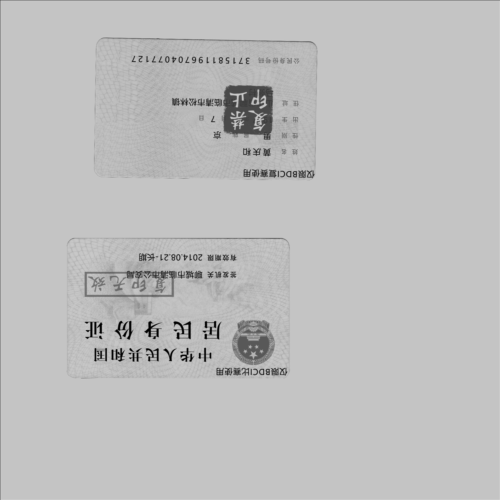
#> input picture images/00abd04bd86a4dcb89daecb3753f5981.jpg, 1000 x 1000 px (shown at 1/2 size)
$ python -i location_card.py   (imports and definitions only)   (older library calls are emulated)
#> lines starting #> are read from the running program, lines starting #| are printed output that depends on the picture; after the words box and inside, x2 and y2 are one past the last pixel; in counts of white or black regions, pixels touching at a corner belong together
#> further down, picture is the input picture: shape (1000, 1000, 3); min 0, max 216, mean 189.9
#coding=utf-8
import cv2
import numpy as np

# 两个角度之间的夹角
angle_thresh = 0.05
# [5 lines left out: function ang, not called in this run]

# 计算两点间距的平方，省去开根号运算
dist_thresh = 250*250
# [60 lines left out: functions distance, crovPt, findParallelPairs, not called in this run]

def findRectFromCoutour(edges, cnt):

    # 剔除底纹只余外轮廓，在此图上利用霍夫变换寻找直线
    hough_thresh = 100
    lines = cv2.HoughLines(edges,1,np.pi/180,hough_thresh)[:,0,:]
    # 根据平行线间距寻找身份证对边
    long_side, short_side = findParallelPairs(lines, [280, 445])
    # 若平行边数量不足，则降低霍夫阈值，得到更多候选直线
    while len(long_side) < cnt and len(short_side) < cnt:
        hough_thresh -= 20
        lines = cv2.HoughLines(edges,1,np.pi/180,hough_thresh)[:,0,:]
        long_side, short_side = findParallelPairs(lines, [280, 445])
    while len(long_side) < cnt:
        hough_thresh -= 20
        lines = cv2.HoughLines(edges,1,np.pi/180,hough_thresh)[:,0,:]
        long_side = findParallelPairs(lines, [280])
    while len(short_side) < cnt:
        hough_thresh -= 20
        lines = cv2.HoughLines(edges,1,np.pi/180,hough_thresh)[:,0,:]
        short_side = findParallelPairs(lines, [445])


    # 计算矩形四边与轮廓像素的重合度
    # [27 lines left out: function validRatio, not called in this run]


    rects = []
    for i in range(len(long_side)):
        a, b = long_side[i]
        for j in range(len(short_side)):
            c, d = short_side[j]

            # 内角与pi/2的差值，判断长短边是否垂直
            dt_ac = ang(a[1],c[1]+np.pi/2.)
            dt_ad = ang(a[1],d[1]+np.pi/2.)
            dt_bd = ang(b[1],d[1]+np.pi/2.)
            dt_bc = ang(b[1],c[1]+np.pi/2.)
            dt_mean = (dt_ac + dt_ad + dt_bd + dt_bc) / 4.
            # if dt_ac > angle_thresh or dt_ad > angle_thresh\
            #         or dt_bd > angle_thresh or dt_bc > angle_thresh:
            if dt_mean > angle_thresh:
                continue

            rect = [crovPt(a,c),crovPt(a,d),crovPt(b,d),crovPt(b,c)]
            center_pt = ((rect[0][0] + rect[1][0] + rect[2][0] + rect[3][0]) / 4,
                         (rect[0][1] + rect[1][1] + rect[2][1] + rect[3][1]) / 4)
            # 是否与已有四边形重叠
            overlaped = False
            for k in range(len(rects)):
                if distance(center_pt, rects[k][1]) < dist_thresh:
                    # 重叠则保留与轮廓像素重合度较高的四边形
                    if rects[k][0] < 0:
                        rects[k][0] = validRatio(rects[k][2])
                    ratio = validRatio(rect)
                    if ratio > rects[k][0]:
                        rects[k] = [ratio, center_pt, rect]
                    overlaped = True
                    break
            if not overlaped:
                rects.append([-1, center_pt, rect])

    if len(rects) > cnt:
        for rect in rects:
            if rect[0] < 0:
                rect[0] = validRatio(rect[2])
        sort(rects, key=lambda x:x[0])
        rects = rects[-cnt:]

    # 对四边形的顶点进行微调，使其成为445x280的矩形
    rects = [np.array(rect[2], np.float32) for rect in rects]
    for rect in rects:
        for a,b in [(0,1),(2,3)]:
            dist = distance(rect[a],rect[b]) ** 0.5
            delta = (rect[a] - rect[b]) * (445 / dist - 1) / 2
            rect[a] += delta
            rect[b] -= delta
        for a,b in [(0,3),(1,2)]:
            dist = distance(rect[a],rect[b]) ** 0.5
            delta = (rect[a] - rect[b]) * (280 / dist - 1) / 2
            rect[a] += delta
            rect[b] -= delta

    return rects

def getCardVertexes(img):
    # 设置较低阈值，提取身份证底纹
    texture = cv2.Canny(img, 1, 10, apertureSize = 3)
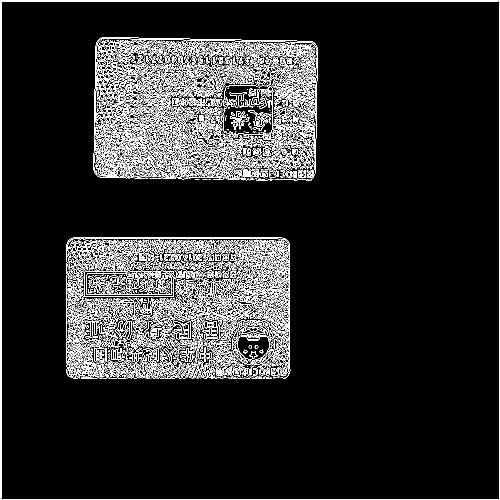
#> texture: shape (1000, 1000) (shown at 1/2 size); 9.3% white in thin lines or dots
    # 通过闭操作（膨胀-腐蚀）将底纹连接成完整区域
    kernel = np.ones((5,5),np.uint8)
    texture = cv2.morphologyEx(texture, cv2.MORPH_CLOSE, kernel)
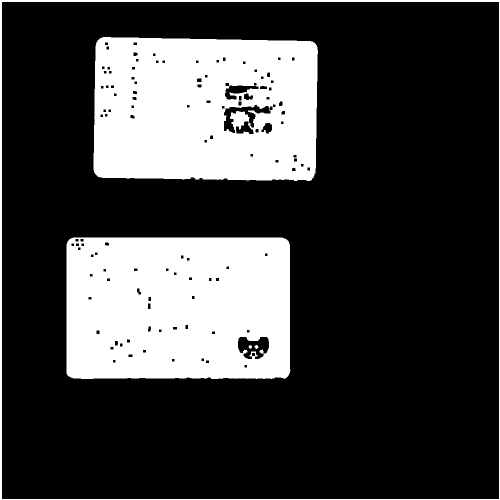
#> texture: shape (1000, 1000) (shown at 1/2 size); 25.3% white; 5 white regions, box (x1, y1, x2, y2) and area: (133, 475, 581, 758) 122424, (187, 74, 636, 362) 118540, (0, 0, 1000, 1000) 11964, (509, 690, 517, 698) 43, (497, 690, 504, 698) 36
    texture = 255 - texture
#> texture: shape (1000, 1000); 74.7% white; 5 black regions
    # 获取连通区域轮廓
    _, contours, hierarchy = cv2.findContours(texture, cv2.RETR_CCOMP, cv2.CHAIN_APPROX_NONE)
#> contours = 123 contours, 51 with area under 20; largest, box (x1, y1, x2, y2) and area: (4, 4, 998, 998) 986049, (132, 474, 582, 759) 126502, (186, 73, 637, 363) 125049, (476, 674, 538, 718) 1812, (448, 210, 541, 266) 1610
    # 依据轮廓围成的面积筛选身份证区域
    isolates = []
    together = [] # 若正反面距离太近，则连通区域可能粘连
    for cont in contours:
        area = cv2.contourArea(cont)
        if 100000 < area < 130000:
            isolates.append(cont)
        elif 200000 < area < 260000:
            together.append(cont)
#> this loop made 123 passes
#> area on passes 2, 6, 7, 8, 9, 10, 11, 12, 13, 14, 15, 16: 20, 28, 25, 20, 20, 20, 38, 24.5, 1812, 61.5, 54.5, 45.5
#> after the loop, isolates = 2 contours; box (x1, y1, x2, y2) and area: (132, 474, 582, 759) 126502, (186, 73, 637, 363) 125049; together = []

    # 绘制该区域轮廓
    if len(isolates) == 2:
        rects = []
        for cont in isolates:
            edges = np.zeros(img.shape,np.uint8)
            cv2.drawContours(edges, cont, -1, (255), 1)
            res = findRectFromCoutour(edges, 1)
            rects.extend(res)
#> this loop made 1 pass
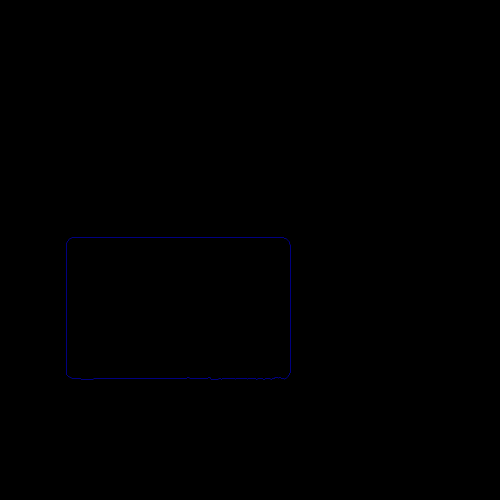
#> edges: shape (1000, 1000, 3) (shown at 1/2 size); mean B, G, R 0.4, 0, 0
#> after the loop, rects = []
    elif len(together) == 1:
        edges = np.zeros(img.shape,np.uint8)
        cv2.drawContours(edges, cont, -1, (255), 1)
        rects = findRectFromCoutour(edges, 2)
    else:
        return None

    # [8 lines of commented-out code are left out]

    return rects

>>> import cv2
>>> picture = cv2.imread('images/00abd04bd86a4dcb89daecb3753f5981.jpg')
#> (the run stopped early here; a loop or call above may not have finished)

$ run again, on images/00d74fbb40a744b9b36b2f1ccc318669.jpg
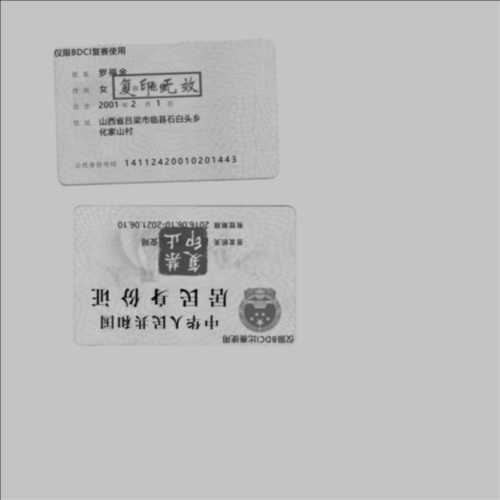
#> input picture images/00d74fbb40a744b9b36b2f1ccc318669.jpg, 1000 x 1000 px (shown at 1/2 size)
#> picture is the input picture: shape (1000, 1000, 3); min 2, max 216, mean 189.6
#> in getCardVertexes, `texture = cv2.morphologyEx(texture, cv2.MORPH_CLOSE, kernel)`:
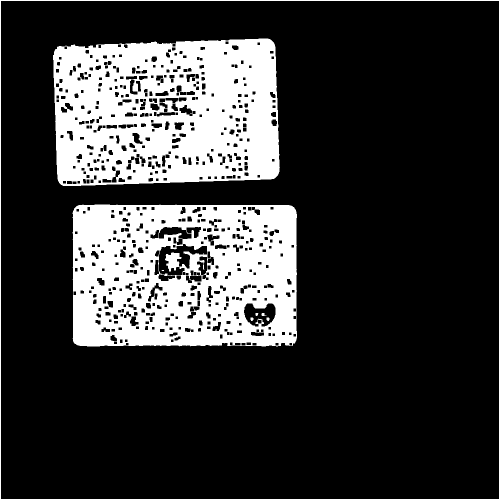
#> texture: shape (1000, 1000) (shown at 1/2 size); 21.9% white; 8 white regions (1 under 20 px), largest, box (x1, y1, x2, y2) and area: (106, 77, 560, 372) 107614, (145, 409, 594, 694) 103535, (0, 0, 1000, 1000) 7984
#> contours = 605 contours, 134 with area under 20; largest, box (x1, y1, x2, y2) and area: (2, 2, 998, 998) 990025, (144, 408, 595, 695) 126371, (105, 76, 561, 373) 125328, (309, 488, 414, 550) 2760, (488, 607, 551, 653) 1942
#> the loop in getCardVertexes, `for cont in contours:` made 605 passes
#> area on passes 2 to 4: 20, 28, 28
#> after the loop in getCardVertexes, `for cont in contours:`: isolates = 2 contours; box (x1, y1, x2, y2) and area: (144, 408, 595, 695) 126371, (105, 76, 561, 373) 125328; together = []
#> the loop in getCardVertexes, `for cont in isolates:` made 1 pass
#> after the loop in getCardVertexes, `for cont in isolates:`:
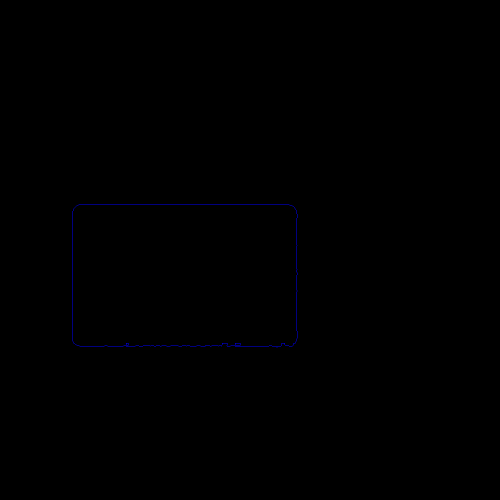
#> edges: shape (1000, 1000, 3) (shown at 1/2 size); mean B, G, R 0.4, 0, 0
